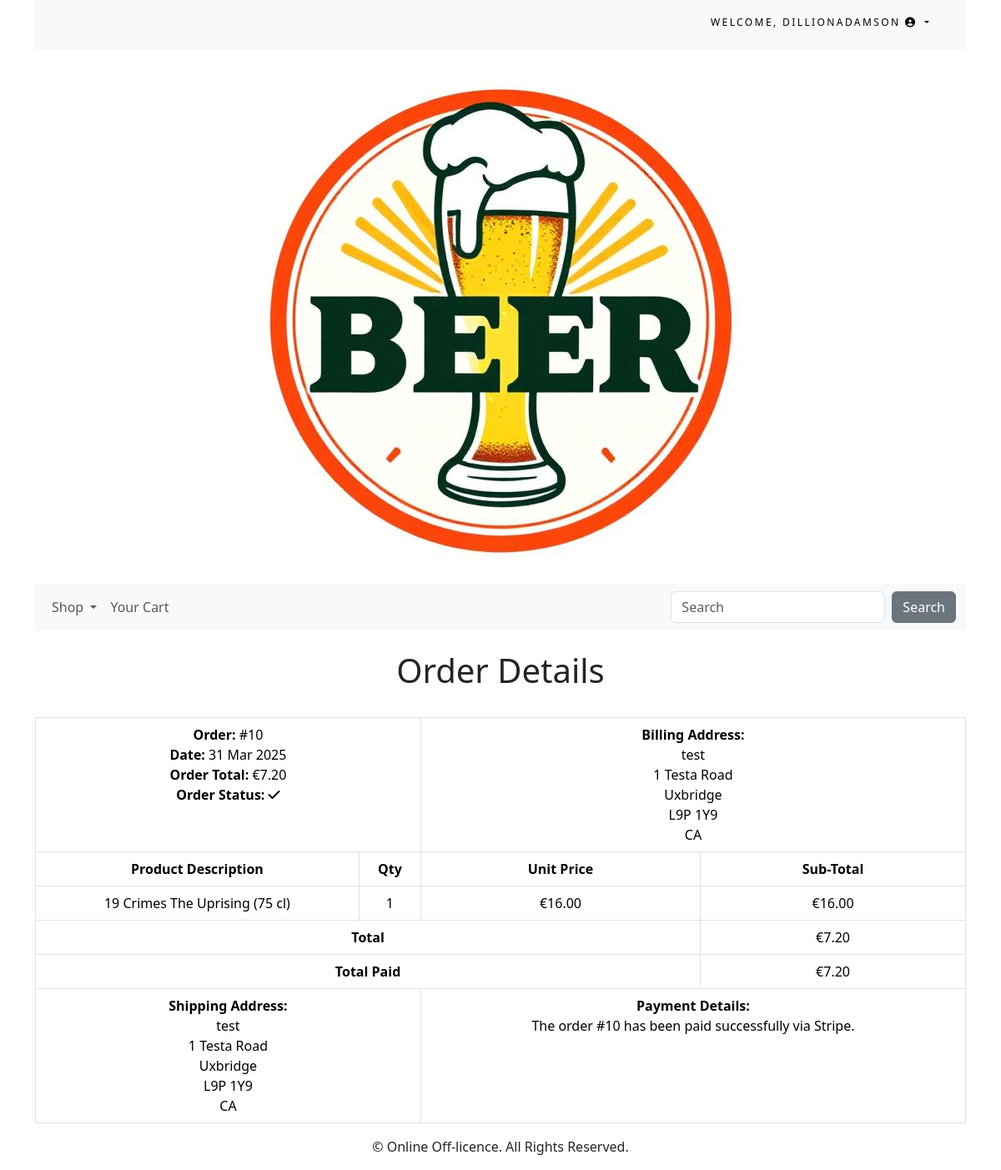
/order/10/ (signed in), run on the app's committed database.
### accounts/models.py (models this page shows)
class CustomUser(AbstractUser):
    age = models.PositiveIntegerField(null=True, blank=True)

### order/models.py (models this page shows, shortened)
class Order(models.Model):
    token = models.CharField(max_length=250, blank=True)
    total = models.DecimalField(
        max_digits=10, decimal_places=2, verbose_name='Euro Order Total'
    )
    emailAddress = models.EmailField(
        max_length=250, blank=True, verbose_name='Email Address'
    )
    created = models.DateTimeField(auto_now_add=True)
    billingName = models.CharField(max_length=250, blank=True)
    billingAddress1 = models.CharField(max_length=250, blank=True)
    billingCity = models.CharField(max_length=250, blank=True)
    billingPostcode = models.CharField(max_length=10, blank=True)
    billingCountry = models.CharField(max_length=200, blank=True)
    shippingName = models.CharField(max_length=250, blank=True)
    shippingAddress1 = models.CharField(max_length=250, blank=True)
    shippingCity = models.CharField(max_length=250, blank=True)
    shippingPostcode = models.CharField(max_length=10, blank=True)
    shippingCountry = models.CharField(max_length=200, blank=True)
    voucher = models.ForeignKey(Voucher,related_name='orders',null=True,blank=True,on_delete=models.SET_NULL)
    discount = models.IntegerField(default = 0,validators=[MinValueValidator(0),MaxValueValidator(100)])
    class Meta:
        db_table = 'Order'
        ordering = ['-created']

class OrderItem(models.Model):
    product = models.CharField(max_length=250)
    quantity = models.IntegerField()
    price = models.DecimalField(
        max_digits=10, decimal_places=2, verbose_name='Euro Price'
    )
    order = models.ForeignKey(Order, on_delete=models.CASCADE)
    class Meta:
        db_table = 'OrderItem'
    def sub_total(self):
        return self.quantity * self.price

### order/views.py (the view)
# urls.py: path('<int:order_id>/', views.orderDetail.as_view(), name='order_detail'),
class orderDetail(LoginRequiredMixin, View):
    def get(self, request, order_id):
        if request.user.is_authenticated:
            email = str(request.user.email)
            order = Order.objects.get(id=order_id, emailAddress=email)
            order_items = OrderItem.objects.filter(order=order)
        return render(request, 'order_detail.html', {'order': order, 'order_items': order_items})

### cart/context_processors.py (called while the page is built)
def counter(request):
    item_count = 0
    if 'admin' in request.path:
        return {}
    else:
        try:
            cart = Cart.objects.filter(cart_id=_cart_id(request))
            cart_items = CartItem.objects.all().filter(cart=cart[:1])
            for cart_item in cart_items:
                item_count += cart_item.quantity
        except Cart.DoesNotExist:
            item_count = 0
    return {'item_count':item_count}

### cart/views.py (called while the page is built)
def _cart_id(request):
    cart = request.session.session_key
    if not cart:
        cart = request.session.create()
    return cart

### shop/context_processors.py (called while the page is built)
def menu_links(request):
    links = Category.objects.all()
    return {'links':links}

### shop/models.py (called while the page is built)
    def get_absolute_url(self):
        return reverse('shop:products_by_category', args=[self.id])

### order/templates/order_detail.html (shortened to what this page needs)
{% extends "base.html" %}
{% load static %}
{% block content %}
<div>
    <div class="text-center">
        <br>
        <h1 class="text-center my_title">Order Details</h1>
        <br>
        <table class="table table-bordered">
            <tr>
                <td class="text-left" colspan="2">
                    <b>Order: </b>#{{ order.id }}<br>
                    <b>Date: </b>{{ order.created|date:"d M Y" }}<br>
                    <b>Order Total: </b>€{{ order.total }}<br>
                    <b>Order Status: </b><i class="fas fa-check"></i>
                </td>
                <td class="text-left" colspan="2">
                    <b>Billing Address: </b><br>
                    {{ order.billingName }}<br>
                    {{ order.billingAddress1 }}<br>
                    {{ order.billingCity }}<br>
                    {{ order.billingPostcode }}<br>
                    {{ order.billingCountry }}<br>
                </td>
            </tr>
            <tr>
                <td><b>Product Description</b></td>
                <td><b>Qty</b></td>
                <td><b>Unit Price</b></td>
                <td><b>Sub-Total</b></td>
            </tr>
            {% for item in order_items %}
            <tr>
                <td>{{ item.product }}</td>
                <td>{{ item.quantity }}</td>
                <td>€{{ item.price }}</td>
                <td>€{{ item.sub_total }}</td>
            </tr>
            {% endfor %}
            <tr>
                <td class="text-right" colspan="3"><b>Total</b></td>
                <td>€{{ order.total }}</td>
            </tr>
            <tr>
                <td class="text-right" colspan="3"><b>Total Paid</b></td>
                <td>€{{ order.total }}</td>
            </tr>
            <tr>
                <td class="text-left" colspan="2">
                    <b>Shipping Address: </b><br>
                    {{ order.shippingName }}<br>
                    {{ order.shippingAddress1 }}<br>
                    {{ order.shippingCity }}<br>
                    {{ order.shippingPostcode }}<br>
                    {{ order.shippingCountry }}<br>
                </td>
                <td class="text-left" colspan="2">
                    <b>Payment Details: </b><br>
                    The order #{{ order.id }} has been paid successfully via Stripe.
                </td>
            </tr>
        </table>
    </div>
</div>
{% endblock %}

### shop/templates/top-navbar.html (shortened to what this page needs)
<div class="container">
    <div class="my_custom_menu">
        <ul>
            {% if user.is_authenticated %}
            <li>
                Welcome,
                <a href="#" class="dropdown-toggle" data-bs-toggle="dropdown" aria-haspopup="true" aria-expanded="false">
                    {{ user.username }} <i class="fas fa-user-circle"></i>
                </a>
            </li>
            {% endif %}
        </ul>
    </div>
</div>

### static/css/custom.css (style rules this page uses)
.my_custom_menu { text-align: right !important; }
.my_custom_menu ul li { list-style: none; color: #000; text-transform: uppercase; letter-spacing: .2em; font-size: 12px; padding-right: 20px; display: inline; }
.my_custom_menu ul li a { text-decoration: none; color: #000; list-style: none; text-transform: uppercase; letter-spacing: .2em; font-size: 12px; }

### data on the page
CustomUser: username "DILLIONADAMSON"
Order: id "10", created "31 Mar 2025", total "7.20", billingName "test", billingAddress1 "1 Testa Road", billingCity "Uxbridge", billingPostcode "L9P 1Y9", billingCountry "CA", shippingName "test", shippingAddress1 "1 Testa Road", shippingCity "Uxbridge", shippingPostcode "L9P 1Y9", shippingCountry "CA"
OrderItem: product "19 Crimes The Uprising (75 cl)", quantity "1", price "16.00", sub_total "16.00"
